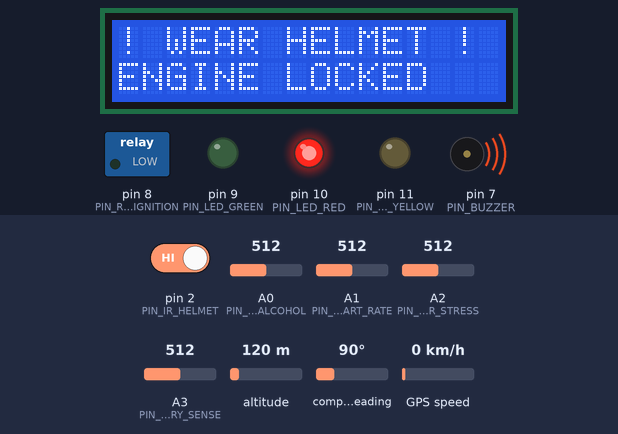
This sketch was run on a simulated Arduino Uno, built for the host (arithmetic inside an expression is 32-bit, double 64-bit). Shown: 16×2 character LCD, switched loads named in the sketch (green lamp = pin HIGH), output pins drawn as LEDs (lit = HIGH), buzzer (waves = sounding). The test bench sets the inputs (shaded band); at power-on: pin 2 (PIN_IR_HELMET) HIGH, A0 (PIN_MQ3_ALCOHOL) = 512, A2 (PIN_GSR_STRESS) = 512, A1 (PIN_HEART_RATE) = 512, A3 (PIN_BATTERY_SENSE) = 512, altitude 120 m, compass heading 90°, GPS speed 0 km/h. The GPS gets a fix after 3 s at 37.7749, -122.4194 with 8 satellites; what the sketch prints to the serial monitor is not drawn.

Above: at 4.0 s.
4.1 s: pin 2 (PIN_IR_HELMET) driven LOW
At 5.25 s:
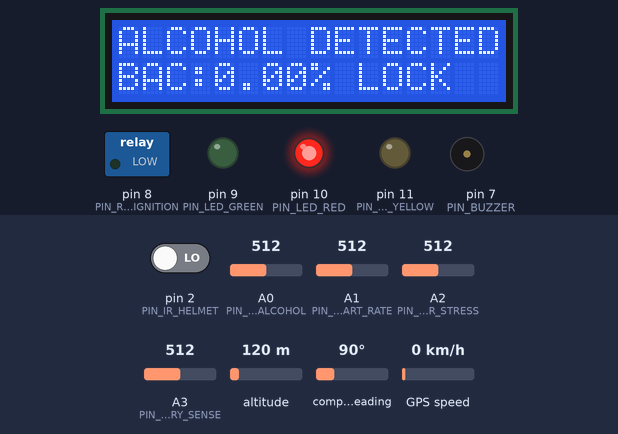
6.6 s: A0 (PIN_MQ3_ALCOHOL) set to 391
8.1 s: A0 (PIN_MQ3_ALCOHOL) set to 367
At 9.14 s:
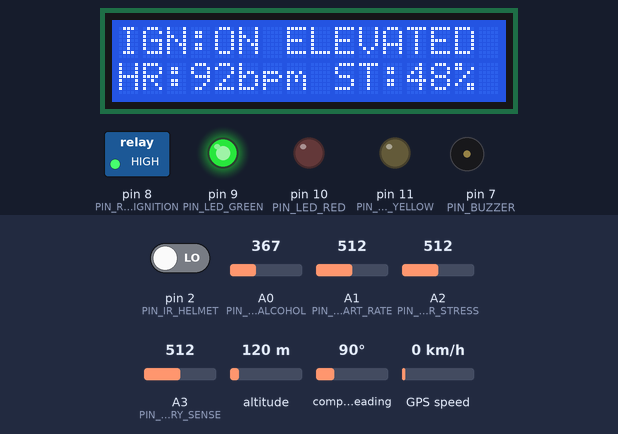
10.8 s: A2 (PIN_GSR_STRESS) set to 539
At 11.8 s:
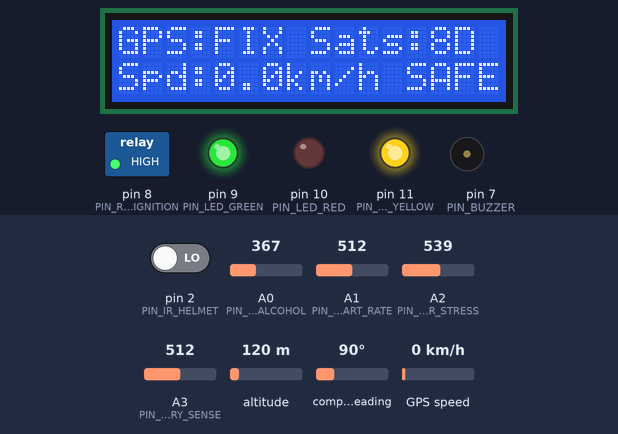
13.4 s: A1 (PIN_HEART_RATE) set to 754
At 15.15 s:
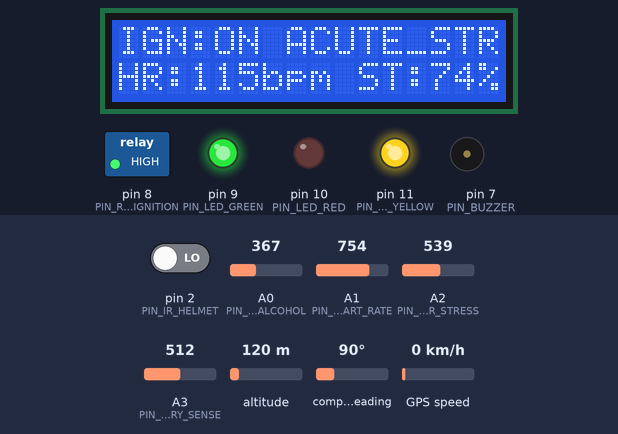
17.4 s: A1 (PIN_HEART_RATE) set to 774
At 18.15 s:
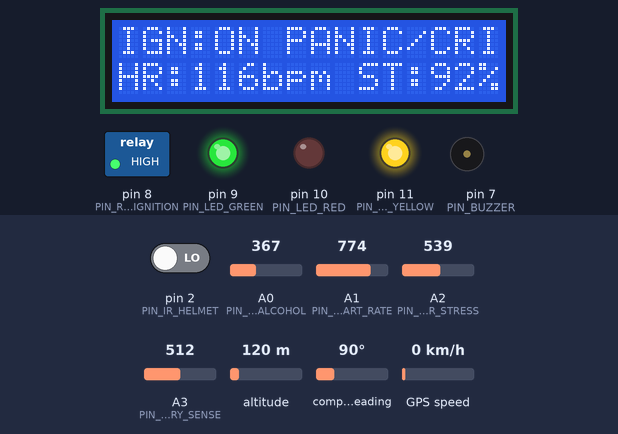
Timing chart, 0 to 21.5 s (numbered marks = the images above; inputs shaded):
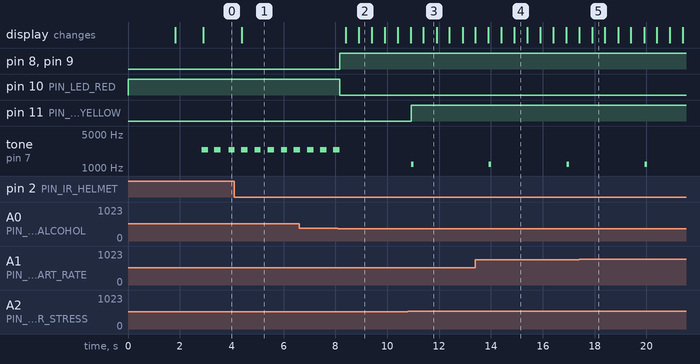

Measured:
- the behaviour switches between 381 and 380 on A0 (PIN_MQ3_ALCOHOL) (found by bisection; images 1 and 2)
- the behaviour switches between 520 and 521 on A2 (PIN_GSR_STRESS) (found by bisection; images 2 and 3)
- the behaviour switches between 764 and 765 on A1 (PIN_HEART_RATE) (found by bisection; images 4 and 5)
- after the input at 4.1 s, the display: changes after 0.30 s (image 1)
- after the input at 8.1 s, pin 8 (PIN_RELAY_IGNITION), pin 9 (PIN_LED_GREEN): LOW → HIGH after 0.07 s; pin 10 (PIN_LED_RED): HIGH → LOW after 0.07 s; tone on pin 7 (PIN_BUZZER): goes on until 8.2 s, then stays silent; the display: first changes after 0.30 s (image 2 shows a later state)
- after the input at 10.8 s, pin 11 (PIN_LED_YELLOW): LOW → HIGH after 0.12 s; tone on pin 7 (PIN_BUZZER): silent → 1200 Hz after 0.12 s, → silent 0.10 s later
- after the input at 13.4 s, the display: changes after 0.50 s (image 4)
- after the input at 17.4 s, the display: changes after 0.51 s (image 5)

The sketch:

smart_helmet_firmware.ino
```cpp
/**
 * ==============================================================================
 * Project: Smart Helmet to Detect Driver Mood & Stress Using IoT
 * Target Hardware: Arduino Uno / Nano / Mega / ESP32 (ATMega328P or ESP32)
 *
 * Sensors Integrated:
 *  - MQ-3 Alcohol Gas Sensor (Analog Pin A0)
 *  - IR Proximity Sensor (Digital Pin 2 - Helmet Worn Detection)
 *  - Heart Rate / Pulse Sensor (Analog Pin A1 - Driver Mood & Stress)
 *  - Galvanic Skin Response (GSR) / Temp Sensor (Analog Pin A2 - Stress Index)
 *  - NEO-6M GPS Module (SoftwareSerial RX: Pin 4, TX: Pin 3)
 *
 * Actuators & Indicators:
 *  - Vehicle Relay Switch (Digital Pin 8 - Ignition Interlock System)
 *  - Active Piezo Buzzer (Digital Pin 7 - Audible Hazard Alert)
 *  - Status LEDs:
 *      * Green LED  (Digital Pin 9  - System Safe / Ignition Active)
 *      * Red LED    (Digital Pin 10 - Danger / Alcohol or Helmet Violation)
 *      * Yellow LED (Digital Pin 11 - Warning / Elevated Driver Stress)
 *  - 16x2 I2C LiquidCrystal Display (SDA: A4, SCL: A5, Address: 0x27)
 * ==============================================================================
 */

#include <Wire.h>
#include <LiquidCrystal_I2C.h>
#include <SoftwareSerial.h>
#include <TinyGPS++.h>

// ==========================================
// PIN CONFIGURATION DEFINITIONS
// ==========================================
#define PIN_MQ3_ALCOHOL      A0   // Analog input from MQ-3 Alcohol sensor
#define PIN_HEART_RATE       A1   // Analog input from Pulse / Heart Rate sensor
#define PIN_GSR_STRESS       A2   // Analog input from Galvanic Skin Response sensor
#define PIN_BATTERY_SENSE    A3   // Analog input from Voltage Divider (Helmet Li-ion Battery)
#define PIN_IR_HELMET        2    // Digital input from Optical IR Sensor (LOW = Worn)
#define PIN_GPS_RX           4    // Arduino RX <- NEO-6M TX
#define PIN_GPS_TX           3    // Arduino TX -> NEO-6M RX (via resistor divider if 3.3V)
#define PIN_BUZZER           7    // Digital output to Piezo Buzzer
#define PIN_RELAY_IGNITION   8    // Digital output to Relay (HIGH = Ignition Enabled)
#define PIN_LED_GREEN        9    // Green LED: System Normal / Engine ON
#define PIN_LED_RED          10   // Red LED: Hazard / Ignition Locked
#define PIN_LED_YELLOW       11   // Yellow LED: High Stress / Alert Warning

// ==========================================
// SYSTEM THRESHOLDS & CONSTANTS
// ==========================================
const int ALCOHOL_RAW_THRESHOLD = 380;       // Raw analog ADC threshold for alcohol intoxication
const float ALCOHOL_BAC_LIMIT   = 0.05;      // Blood Alcohol Concentration safety limit (% BAC)
const int STRESS_PULSE_HIGH_BPM = 100;       // Tachycardia / Acute stress threshold (BPM)
const int STRESS_PULSE_LOW_BPM  = 50;        // Drowsiness / Bradycardia threshold (BPM)
const int GSR_STRESS_THRESHOLD  = 520;       // High skin conductance = elevated stress / sweat
const float BATTERY_MIN_VOLTAGE = 3.30;      // Li-ion cutoff voltage (0% state of charge)
const float BATTERY_MAX_VOLTAGE = 4.20;      // Li-ion full charge voltage (100% state of charge)
// Voltage divider: R1 = 10k, R2 = 10k (divide by 2). V_batt = V_pin * ((R1+R2)/R2) = V_pin * 2.0
const float VOLTAGE_DIVIDER_RATIO = 2.00;    // Multiplier for 1:1 divider (e.g. 10k/10k)
const unsigned long TELEMETRY_INTERVAL_MS = 1000; // 1Hz telemetry transmission rate
const unsigned long SENSOR_SAMPLE_INTERVAL_MS = 250; // 4Hz sensor filtering rate

// ==========================================
// HARDWARE INSTANCES
// ==========================================
LiquidCrystal_I2C lcd(0x27, 16, 2);          // Set LCD address to 0x27 for 16 chars and 2 lines
SoftwareSerial gpsSerial(PIN_GPS_RX, PIN_GPS_TX); // Virtual UART for GPS module
TinyGPSPlus gps;                             // TinyGPS++ parser object

// ==========================================
// SYSTEM STATE VARIABLES
// ==========================================
struct HelmetTelemetry {
  bool helmetWorn;
  int alcoholRaw;
  float alcoholBAC;
  bool alcoholDetected;
  int heartRateBPM;
  int gsrRaw;
  int stressIndex;       // 0 - 100 scale
  char stressLevel[16];  // "CALM", "NORMAL", "STRESSED", "DROWSY", "PANIC"
  int batteryRaw;        // ADC 0-1023 on Pin A3
  float batteryVoltage;  // Actual cell voltage (3.3V - 4.2V)
  int batteryPercent;    // Remaining state of charge 0 - 100%
  bool batteryLow;       // Low battery warning flag (< 20% or < 3.45V)
  bool ignitionAllowed;
  bool buzzerActive;
  bool gpsValid;
  double latitude;
  double longitude;
  float speedKmh;
  uint8_t satellites;
  char statusCode[24];
};

HelmetTelemetry currentTelemetry;
unsigned long lastTelemetryTime = 0;
unsigned long lastSampleTime = 0;
unsigned long lastLcdUpdateTime = 0;
bool alarmToneState = false;

// Calibration baseline for clean air
int alcoholBaseline = 120;

// ==========================================
// FUNCTION PROTOTYPES
// ==========================================
void initializeHardware();
void readSensors();
void evaluateSafetyLogic();
void controlActuators();
void updateDisplay();
void transmitSerialTelemetry();
void processIncomingSerialCommands();
float calculateBAC(int rawAdc);
void calculateMoodAndStress(int bpm, int gsr);

// ==========================================
// SETUP ROUTINE
// ==========================================
void setup() {
  // Initialize primary hardware Serial for PC / IoT Telemetry logger
  Serial.begin(115200);
  while (!Serial && millis() < 2000); // Allow USB serial to stabilize

  // Initialize SoftwareSerial for GPS at 9600 baud
  gpsSerial.begin(9600);

  // Configure GPIO directions
  pinMode(PIN_IR_HELMET, INPUT_PULLUP);
  pinMode(PIN_BUZZER, OUTPUT);
  pinMode(PIN_RELAY_IGNITION, OUTPUT);
  pinMode(PIN_LED_GREEN, OUTPUT);
  pinMode(PIN_LED_RED, OUTPUT);
  pinMode(PIN_LED_YELLOW, OUTPUT);

  // Initial actuator safe state (Relay OPEN, Alarm OFF)
  digitalWrite(PIN_RELAY_IGNITION, LOW);
  digitalWrite(PIN_BUZZER, LOW);
  digitalWrite(PIN_LED_GREEN, LOW);
  digitalWrite(PIN_LED_RED, HIGH);
  digitalWrite(PIN_LED_YELLOW, LOW);

  // Initialize LCD display
  Wire.begin();
  lcd.init();
  lcd.backlight();
  lcd.clear();
  lcd.setCursor(0, 0);
  lcd.print("SMART HELMET IoT");
  lcd.setCursor(0, 1);
  lcd.print("System Booting...");

  // Calibrate MQ-3 sensor baseline
  delay(1200);
  int baselineSum = 0;
  for (int i = 0; i < 10; i++) {
    baselineSum += analogRead(PIN_MQ3_ALCOHOL);
    delay(50);
  }
  alcoholBaseline = baselineSum / 10;

  lcd.clear();
  lcd.setCursor(0, 0);
  lcd.print("Sensors Calibrated");
  lcd.setCursor(0, 1);
  lcd.print("Ready to Ride");
  delay(1000);
  lcd.clear();

  Serial.println(F("{\"system\":\"SMART_HELMET_V1\",\"status\":\"INITIALIZED\",\"baud\":115200}"));
}

// ==========================================
// MAIN RECURRING LOOP
// ==========================================
void loop() {
  unsigned long now = millis();

  // Feed incoming GPS NMEA sentences continually
  while (gpsSerial.available() > 0) {
    gps.encode(gpsSerial.read());
  }

  // Periodic Sensor Sampling
  if (now - lastSampleTime >= SENSOR_SAMPLE_INTERVAL_MS) {
    lastSampleTime = now;
    readSensors();
    evaluateSafetyLogic();
    controlActuators();
  }

  // Periodic LCD Display Refresh (Every 500ms to avoid flicker)
  if (now - lastLcdUpdateTime >= 500) {
    lastLcdUpdateTime = now;
    updateDisplay();
  }

  // Periodic Telemetry Transmission (Every 1000ms)
  if (now - lastTelemetryTime >= TELEMETRY_INTERVAL_MS) {
    lastTelemetryTime = now;
    transmitSerialTelemetry();
  }

  // Check for commands from Python backend or dashboard
  processIncomingSerialCommands();
}

// ==========================================
// SENSOR READING SUBSYSTEM
// ==========================================
void readSensors() {
  // 1. Read IR Sensor: Active LOW when helmet is worn on head
  //    (Object close to IR emitter/detector returns LOW)
  int irState = digitalRead(PIN_IR_HELMET);
  currentTelemetry.helmetWorn = (irState == LOW);

  // 2. Read MQ-3 Alcohol Gas Sensor
  int rawAlcohol = analogRead(PIN_MQ3_ALCOHOL);
  currentTelemetry.alcoholRaw = rawAlcohol;
  currentTelemetry.alcoholBAC = calculateBAC(rawAlcohol);
  currentTelemetry.alcoholDetected = (rawAlcohol > ALCOHOL_RAW_THRESHOLD) ||
                                     (currentTelemetry.alcoholBAC >= ALCOHOL_BAC_LIMIT);

  // 3. Read Pulse / Heart Rate Sensor
  // Pulse sensor output mapped to realistic BPM window
  int rawPulse = analogRead(PIN_HEART_RATE);
  int computedBpm = map(rawPulse, 0, 1023, 45, 140);
  if (computedBpm < 40) computedBpm = 0; // Sensor detached
  currentTelemetry.heartRateBPM = computedBpm;

  // 4. Read Galvanic Skin Response (GSR) / Skin Conductance
  int rawGsr = analogRead(PIN_GSR_STRESS);
  currentTelemetry.gsrRaw = rawGsr;

  // Calculate mood & stress index
  calculateMoodAndStress(computedBpm, rawGsr);

  // 5. Read Battery Voltage Divider (Pin A3)
  // Voltage divider circuit: R1 = 10k, R2 = 10k.
  // Pin voltage = (rawAdc / 1023.0) * 5.0V
  // Actual Battery voltage = Pin voltage * VOLTAGE_DIVIDER_RATIO (2.0)
  int rawBattery = analogRead(PIN_BATTERY_SENSE);
  currentTelemetry.batteryRaw = rawBattery;
  float pinVoltage = (float)rawBattery * (5.0 / 1023.0);
  float cellVoltage = pinVoltage * VOLTAGE_DIVIDER_RATIO;
  currentTelemetry.batteryVoltage = cellVoltage;

  // Calculate State of Charge (SoC) %: Li-ion 3.30V (0%) to 4.20V (100%)
  int socPercent = 0;
  if (cellVoltage >= BATTERY_MAX_VOLTAGE) {
    socPercent = 100;
  } else if (cellVoltage <= BATTERY_MIN_VOLTAGE) {
    socPercent = 0;
  } else {
    socPercent = (int)(((cellVoltage - BATTERY_MIN_VOLTAGE) / (BATTERY_MAX_VOLTAGE - BATTERY_MIN_VOLTAGE)) * 100.0);
  }
  currentTelemetry.batteryPercent = constrain(socPercent, 0, 100);
  currentTelemetry.batteryLow = (currentTelemetry.batteryPercent <= 20) || (cellVoltage < 3.45);

  // 6. Read GPS Location Data
  if (gps.location.isValid()) {
    currentTelemetry.gpsValid = true;
    currentTelemetry.latitude = gps.location.lat();
    currentTelemetry.longitude = gps.location.lng();
    currentTelemetry.speedKmh = gps.speed.kmph();
    currentTelemetry.satellites = gps.satellites.value();
  } else {
    currentTelemetry.gpsValid = false;
    currentTelemetry.latitude = 17.385044; // Default fallback coordinates (Hyderabad / Demo)
    currentTelemetry.longitude = 78.486671;
    currentTelemetry.speedKmh = 0.0;
    currentTelemetry.satellites = 0;
  }
}

// ==========================================
// ESTIMATE BLOOD ALCOHOL CONCENTRATION (BAC)
// ==========================================
float calculateBAC(int rawAdc) {
  // Transfer function approximation for MQ-3 sensor:
  // Converts ADC counts into mg/L air, then estimates % BAC
  if (rawAdc <= alcoholBaseline) {
    return 0.00;
  }
  float delta = (float)(rawAdc - alcoholBaseline);
  float bac = (delta / 1023.0) * 0.20; // 0.00 to 0.20% BAC scale
  return (bac < 0.0) ? 0.0 : bac;
}

// ==========================================
// DRIVER MOOD & STRESS ANALYSIS LOGIC
// ==========================================
void calculateMoodAndStress(int bpm, int gsr) {
  // Evaluates autonomic nervous system indicators (Pulse rate + galvanic skin conductivity)
  int stressScore = 0;

  if (bpm <= 0) {
    stressScore = 10;
    strcpy(currentTelemetry.stressLevel, "UNKNOWN");
  } else if (bpm > 115 || gsr > GSR_STRESS_THRESHOLD + 100) {
    stressScore = 92;
    strcpy(currentTelemetry.stressLevel, "PANIC/CRITICAL");
  } else if (bpm > STRESS_PULSE_HIGH_BPM || gsr > GSR_STRESS_THRESHOLD) {
    stressScore = 74;
    strcpy(currentTelemetry.stressLevel, "ACUTE_STRESS");
  } else if (bpm < STRESS_PULSE_LOW_BPM) {
    stressScore = 65;
    strcpy(currentTelemetry.stressLevel, "DROWSY/FATIGUED");
  } else if (bpm >= 85 && bpm <= 100) {
    stressScore = 48;
    strcpy(currentTelemetry.stressLevel, "ELEVATED");
  } else {
    stressScore = 22;
    strcpy(currentTelemetry.stressLevel, "CALM_FOCUSED");
  }

  currentTelemetry.stressIndex = stressScore;
}

// ==========================================
// CORE SAFETY INTERLOCK DECISION ENGINE
// ==========================================
void evaluateSafetyLogic() {
  // RULE 1: Helmet must be securely fastened on the rider's head
  if (!currentTelemetry.helmetWorn) {
    currentTelemetry.ignitionAllowed = false;
    currentTelemetry.buzzerActive = true;
    strcpy(currentTelemetry.statusCode, "VIOLATION_NO_HELMET");
    return;
  }

  // RULE 2: Driver must be 100% sober (MQ-3 below safety cutoff)
  if (currentTelemetry.alcoholDetected) {
    currentTelemetry.ignitionAllowed = false;
    currentTelemetry.buzzerActive = true;
    strcpy(currentTelemetry.statusCode, "VIOLATION_ALCOHOL");
    return;
  }

  // RULE 3: Extreme panic or incapacitation check
  if (currentTelemetry.stressIndex >= 90) {
    // Highly elevated distress - allow driving but warn driver and alert dispatch
    currentTelemetry.ignitionAllowed = true;
    currentTelemetry.buzzerActive = false;
    strcpy(currentTelemetry.statusCode, "WARN_HIGH_STRESS");
    return;
  }

  // ALL CONDITIONS SATISFIED -> SAFE OPERATION
  currentTelemetry.ignitionAllowed = true;
  currentTelemetry.buzzerActive = false;
  strcpy(currentTelemetry.statusCode, "SAFE_RUNNING");
}

// ==========================================
// ACTUATORS & HARDWARE INTERLOCK CONTROL
// ==========================================
void controlActuators() {
  // 1. Vehicle Ignition Relay Control
  if (currentTelemetry.ignitionAllowed) {
    digitalWrite(PIN_RELAY_IGNITION, HIGH); // Relay closed: Starter circuit armed
    digitalWrite(PIN_LED_GREEN, HIGH);
    digitalWrite(PIN_LED_RED, LOW);
  } else {
    digitalWrite(PIN_RELAY_IGNITION, LOW);  // Relay open: Ignition locked
    digitalWrite(PIN_LED_GREEN, LOW);
    digitalWrite(PIN_LED_RED, HIGH);
  }

  // 2. Yellow LED: Stress Indicator
  if (currentTelemetry.stressIndex >= 70) {
    digitalWrite(PIN_LED_YELLOW, HIGH);
  } else {
    digitalWrite(PIN_LED_YELLOW, LOW);
  }

  // 3. Buzzer Alert Patterns
  if (currentTelemetry.buzzerActive) {
    // Generate pulsating audible alarm without blocking delays
    alarmToneState = !alarmToneState;
    if (alarmToneState) {
      tone(PIN_BUZZER, 2400); // 2.4 kHz shrill warning tone
    } else {
      noTone(PIN_BUZZER);
    }
  } else if (currentTelemetry.stressIndex >= 70) {
    // Intermittent gentle chirp for high driver fatigue/stress
    static unsigned long lastChirp = 0;
    if (millis() - lastChirp > 3000) {
      lastChirp = millis();
      tone(PIN_BUZZER, 1200, 100); // Short chirp
    }
  } else {
    noTone(PIN_BUZZER);
  }
}

// ==========================================
// LCD DISPLAY SUBSYSTEM
// ==========================================
void updateDisplay() {
  lcd.setCursor(0, 0);

  if (!currentTelemetry.helmetWorn) {
    lcd.print("! WEAR HELMET ! ");
    lcd.setCursor(0, 1);
    lcd.print("ENGINE LOCKED   ");
  } else if (currentTelemetry.alcoholDetected) {
    lcd.print("ALCOHOL DETECTED");
    lcd.setCursor(0, 1);
    lcd.print("BAC:");
    lcd.print(currentTelemetry.alcoholBAC, 2);
    lcd.print("% LOCK  ");
  } else {
    // Safe mode screen cycling
    static uint8_t screenPage = 0;
    screenPage = (screenPage + 1) % 2;

    if (screenPage == 0) {
      // Screen 1: Ignition & Mood status
      lcd.print("IGN:ON ");
      lcd.print(currentTelemetry.stressLevel);
      // Pad remaining line
      for (int i = 7 + strlen(currentTelemetry.stressLevel); i < 16; i++) {
        lcd.print(" ");
      }
      lcd.setCursor(0, 1);
      lcd.print("HR:");
      lcd.print(currentTelemetry.heartRateBPM);
      lcd.print("bpm ST:");
      lcd.print(currentTelemetry.stressIndex);
      lcd.print("%   ");
    } else {
      // Screen 2: GPS Status & Speed
      lcd.print("GPS:");
      if (currentTelemetry.gpsValid) {
        lcd.print("FIX Sats:");
        lcd.print(currentTelemetry.satellites);
      } else {
        lcd.print("ACQUIRING...");
      }
      lcd.setCursor(0, 1);
      lcd.print("Spd:");
      lcd.print(currentTelemetry.speedKmh, 1);
      lcd.print("km/h SAFE ");
    }
  }
}

// ==========================================
// SERIAL TELEMETRY TRANSMITTER (JSON)
// ==========================================
void transmitSerialTelemetry() {
  // Transmit compact, standard JSON payload for Python / IoT gateway
  Serial.print(F("{\"device_id\":\"HELMET_01\""));
  Serial.print(F(",\"timestamp_ms\":"));
  Serial.print(millis());
  Serial.print(F(",\"helmet_worn\":"));
  Serial.print(currentTelemetry.helmetWorn ? F("true") : F("false"));
  Serial.print(F(",\"alcohol_raw\":"));
  Serial.print(currentTelemetry.alcoholRaw);
  Serial.print(F(",\"alcohol_bac\":"));
  Serial.print(currentTelemetry.alcoholBAC, 3);
  Serial.print(F(",\"alcohol_alert\":"));
  Serial.print(currentTelemetry.alcoholDetected ? F("true") : F("false"));
  Serial.print(F(",\"heart_rate_bpm\":"));
  Serial.print(currentTelemetry.heartRateBPM);
  Serial.print(F(",\"gsr_raw\":"));
  Serial.print(currentTelemetry.gsrRaw);
  Serial.print(F(",\"stress_index\":"));
  Serial.print(currentTelemetry.stressIndex);
  Serial.print(F(",\"stress_level\":\""));
  Serial.print(currentTelemetry.stressLevel);
  Serial.print(F("\",\"ignition_state\":"));
  Serial.print(currentTelemetry.ignitionAllowed ? F("true") : F("false"));
  Serial.print(F(",\"buzzer_state\":"));
  Serial.print(currentTelemetry.buzzerActive ? F("true") : F("false"));
  Serial.print(F(",\"battery\":{"));
  Serial.print(F("\"raw_adc\":"));
  Serial.print(currentTelemetry.batteryRaw);
  Serial.print(F(",\"voltage\":"));
  Serial.print(currentTelemetry.batteryVoltage, 2);
  Serial.print(F(",\"percent\":"));
  Serial.print(currentTelemetry.batteryPercent);
  Serial.print(F(",\"low\":"));
  Serial.print(currentTelemetry.batteryLow ? F("true") : F("false"));
  Serial.print(F("},\"gps\":{"));
  Serial.print(F("\"valid\":"));
  Serial.print(currentTelemetry.gpsValid ? F("true") : F("false"));
  Serial.print(F(",\"lat\":"));
  Serial.print(currentTelemetry.latitude, 6);
  Serial.print(F(",\"lng\":"));
  Serial.print(currentTelemetry.longitude, 6);
  Serial.print(F(",\"speed_kmh\":"));
  Serial.print(currentTelemetry.speedKmh, 1);
  Serial.print(F(",\"satellites\":"));
  Serial.print(currentTelemetry.satellites);
  Serial.print(F("},\"status_code\":\""));
  Serial.print(currentTelemetry.statusCode);
  Serial.println(F("\"}"));
}

// ==========================================
// INCOMING SERIAL COMMAND PARSER
// ==========================================
void processIncomingSerialCommands() {
  if (Serial.available() > 0) {
    String cmd = Serial.readStringUntil('\n');
    cmd.trim();

    if (cmd.equalsIgnoreCase("PING")) {
      Serial.println(F("{\"response\":\"PONG\",\"firmware\":\"v1.2.0\"}"));
    } else if (cmd.equalsIgnoreCase("TEST_BUZZER")) {
      tone(PIN_BUZZER, 2000, 300);
      Serial.println(F("{\"response\":\"BUZZER_TESTED\"}"));
    } else if (cmd.equalsIgnoreCase("CALIBRATE_MQ3")) {
      alcoholBaseline = analogRead(PIN_MQ3_ALCOHOL);
      Serial.print(F("{\"response\":\"CALIBRATED\",\"new_baseline\":"));
      Serial.print(alcoholBaseline);
      Serial.println(F("}"));
    } else if (cmd.equalsIgnoreCase("OVERRIDE_RELAY_OFF")) {
      digitalWrite(PIN_RELAY_IGNITION, LOW);
      currentTelemetry.ignitionAllowed = false;
      Serial.println(F("{\"response\":\"RELAY_FORCED_OFF\"}"));
    }
  }
}
```
